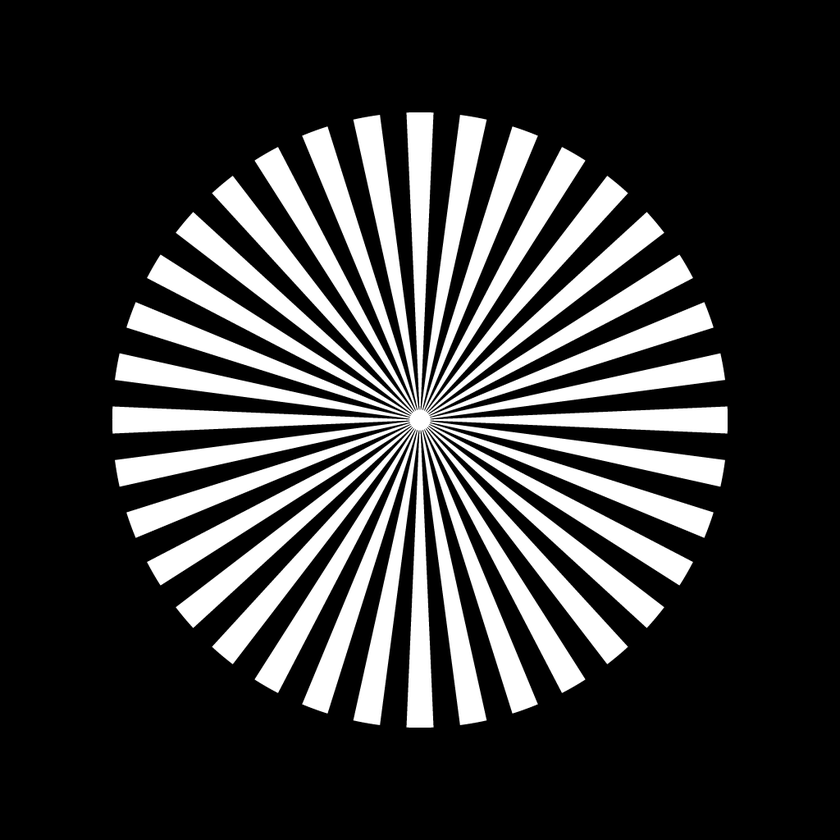
#> input picture fft-filters/diffraction/images/spoke.png, 840 x 840 px, shrunk from 1024 x 1024 before the run
$ python fft_diffraction-incoherent.py
#> lines starting #> are read from the running program, lines starting #| are printed output that depends on the picture
"""
Diffraction, Incoherent Light
---
Given an aperture, simulates a diffracted image.
---
Copyright (c) 2022, Fábio Duarte Martins
"""

import cv2 as cv
import numpy as np
from matplotlib import pyplot as plt
from matplotlib import colors as mcolors

# gamma correction for matplotlib's plot
gamma = 1/2.2
# light intensity
power = 1

# read the images as matrices, single channel
img = cv.imread('images/spoke.png', cv.IMREAD_GRAYSCALE)
#> img is the input picture: shape (840, 840); min 0, max 255, mean 54.8
kernel = cv.imread('images/apertures/pupil-10.png', cv.IMREAD_GRAYSCALE)
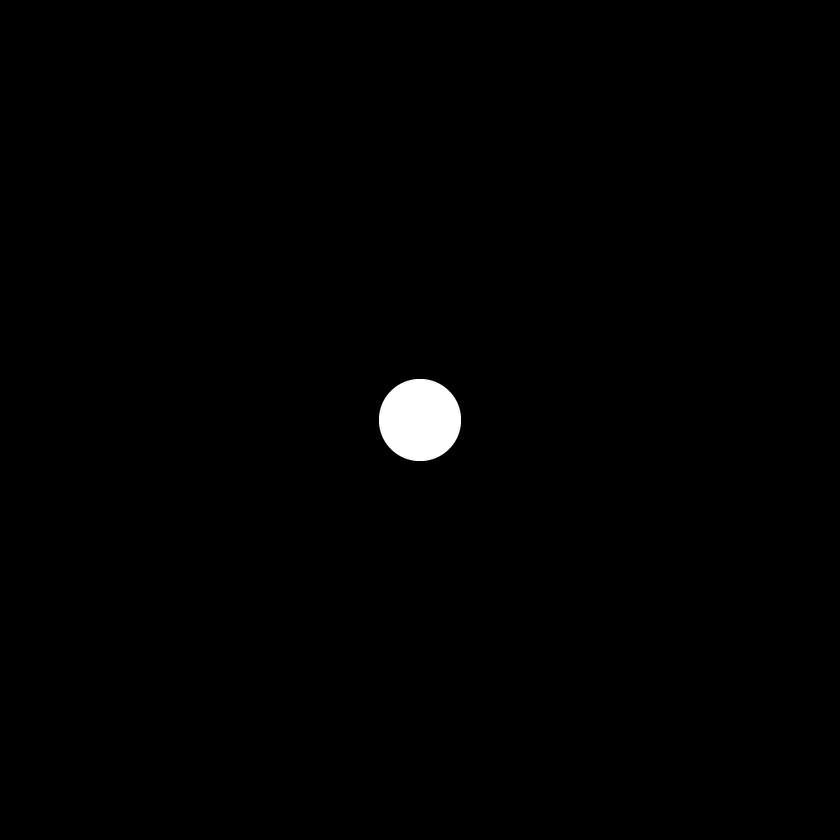
#> input picture fft-filters/diffraction/images/apertures/pupil-10.png, 840 x 840 px, shrunk from 1024 x 1024 before the run
#> kernel is the input picture: shape (840, 840); min 0, max 255, mean 1.9

k_dft = np.fft.fft2(kernel)
k_dft = np.fft.fftshift(k_dft)
k_magnitude = np.abs(k_dft * np.conj(k_dft))

k_magnitude = (k_magnitude / k_magnitude.sum()) * power

img_dft = np.fft.fft2(img)
kernel_dft = np.fft.fft2(k_magnitude)

convolved_img = np.abs(np.fft.ifftshift(np.fft.ifft2(img_dft * kernel_dft)))
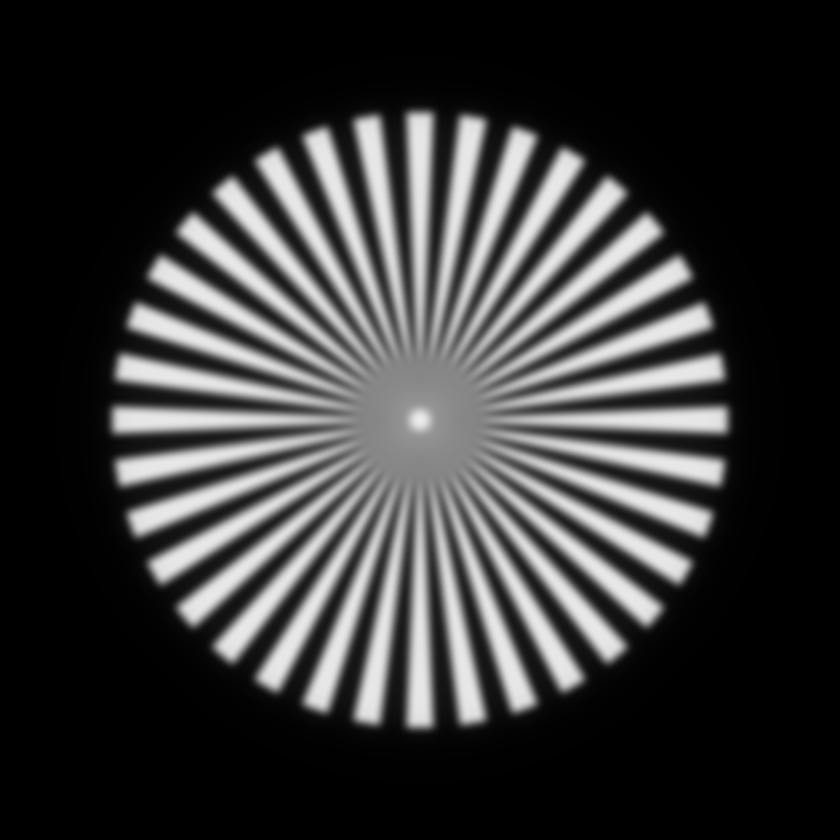
#> convolved_img: shape (840, 840) float64; min 0.0841, max 236.1, mean 54.8

plt.imshow(convolved_img, cmap='gray', norm=mcolors.PowerNorm(gamma, 0), interpolation="spline36")
plt.colorbar()
plt.savefig('plot.png', dpi = 1000)
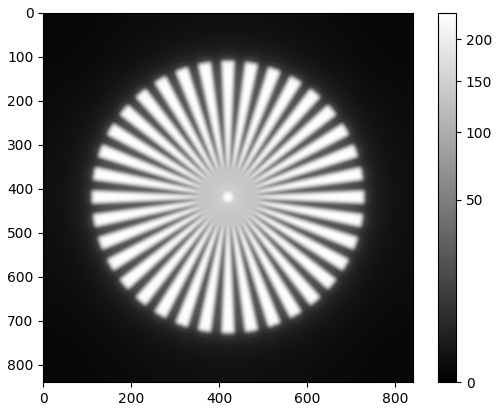
#> figure drawn by matplotlib, 2 panels
plt.show()

convolved_img = convolved_img.clip(0, 255).astype(np.uint8)

cv.imshow("Diffraction: Incoherent", convolved_img)
cv.imwrite("opencv.png", convolved_img)
cv.waitKey(0)
cv.destroyAllWindows()
